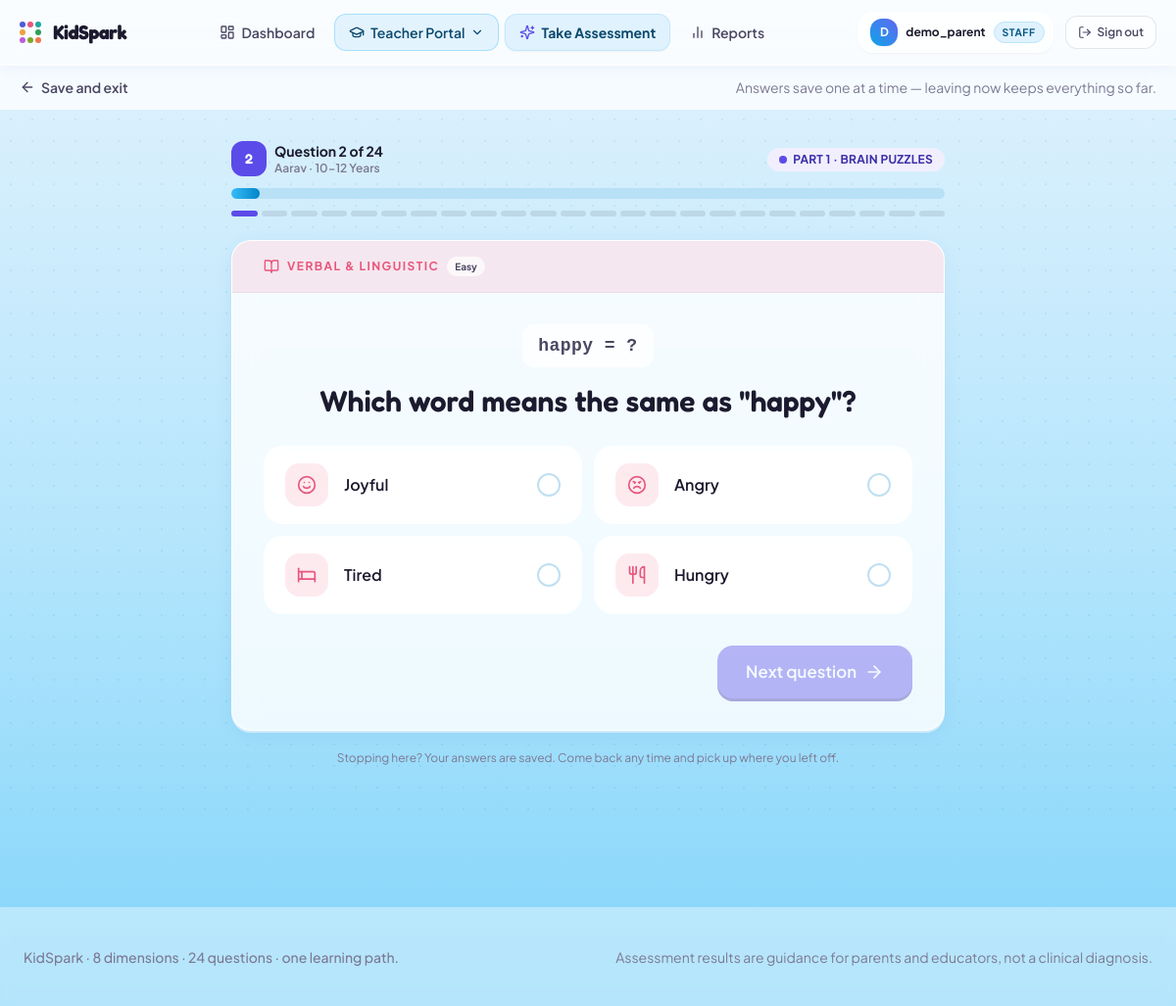
/assessments/session/5/ (signed in), run on the app's committed database.
### accounts/models.py (models this page shows, shortened)
class ChildProfile(models.Model):
    AGE_GROUP_CHOICES = [
        ('JUNIOR', '6-9 Years'),
        ('MIDDLE', '10-12 Years'),
        ('SENIOR', '13-16 Years'),
    ]
    parent = models.ForeignKey(
        User, on_delete=models.CASCADE, related_name='children'
    )
    classroom = models.ForeignKey(
        Classroom, on_delete=models.SET_NULL, null=True, blank=True, related_name='students'
    )
    name = models.CharField(max_length=100)
    age = models.PositiveIntegerField(
        validators=[MinValueValidator(MIN_AGE), MaxValueValidator(MAX_AGE)]
    )
    age_group = models.CharField(
        max_length=10, choices=AGE_GROUP_CHOICES, blank=True
    )
    grade = models.CharField(max_length=50)
    avatar_color = models.CharField(max_length=20, default='indigo')
    created_at = models.DateTimeField(auto_now_add=True)
    class Meta:
        ordering = ['created_at', 'id']
    @property
    def age_group_label(self):
        return dict(self.AGE_GROUP_CHOICES).get(self.age_group, self.age_group)

### assessments/models.py (models this page shows, shortened)
class Question(models.Model):
    AGE_GROUP_CHOICES = [
        ('JUNIOR', '6-9 Years'),
        ('MIDDLE', '10-12 Years'),
        ('SENIOR', '13-16 Years'),
        ('ALL', 'All Ages'),
    ]
    TYPE_OBJECTIVE = 'OBJECTIVE'
    TYPE_PREFERENCE = 'PREFERENCE'
    QUESTION_TYPE_CHOICES = [
        ('OBJECTIVE', 'Aptitude Multiple Choice'),
        ('PREFERENCE', 'Interest Scenario'),
    ]
    category = models.ForeignKey(
        Category, on_delete=models.CASCADE, related_name='questions'
    )
    age_group = models.CharField(
        max_length=10, choices=AGE_GROUP_CHOICES, default='ALL'
    )
    question_type = models.CharField(max_length=20, choices=QUESTION_TYPE_CHOICES)
    text = models.TextField()
    visual_hint = models.CharField(
        max_length=255, blank=True,
        help_text='Short puzzle or scenario cue printed above the question',
    )
    difficulty_weight = models.IntegerField(default=1)  # 1=Easy, 2=Medium, 3=Hard
    order = models.PositiveIntegerField(default=0)
    objects = QuestionQuerySet.as_manager()
    class Meta:
        ordering = ['order', 'id']
    @property
    def is_objective(self):
        return self.question_type == self.TYPE_OBJECTIVE
    @property
    def difficulty_label(self):
        return {1: 'Easy', 2: 'Medium', 3: 'Hard'}.get(self.difficulty_weight, 'Easy')

class Category(models.Model):
    PILLAR_CHOICES = [
        ('APTITUDE', 'Cognitive Aptitude'),
        ('INTEREST', 'Area of Interest'),
    ]
    PILLAR_APTITUDE = 'APTITUDE'
    PILLAR_INTEREST = 'INTEREST'
    code = models.CharField(max_length=20, unique=True)
    name = models.CharField(max_length=100)
    pillar = models.CharField(max_length=20, choices=PILLAR_CHOICES)
    description = models.TextField()
    icon_name = models.CharField(max_length=50)
    class Meta:
        verbose_name_plural = 'Categories'
        ordering = ['pillar', 'code']

class Choice(models.Model):
    question = models.ForeignKey(
        Question, on_delete=models.CASCADE, related_name='choices'
    )
    text = models.CharField(max_length=255)
    icon_name = models.CharField(
        max_length=40, blank=True, help_text='Lucide icon name'
    )
    is_correct = models.BooleanField(default=False)
    score_weight = models.IntegerField(default=0)
    class Meta:
        ordering = ['id']

### assessments/views.py (the view, shortened to what this page needs)
# urls.py: path('session/<int:session_id>/', views.quiz_play, name='session'),
@login_required
def quiz_play(request, session_id):
    session = _owned_session(request, session_id)
    if session.is_completed:
        messages.info(
            request, 'That assessment is already complete — here is the report.'
        )
        return redirect('analytics:report_detail', session_id=session.id)
    if request.method == 'POST':
        return _handle_answer(request, session)
    context = _stage_context(session)
    if request.headers.get('HX-Request'):
        return render(request, 'assessments/partials/question_card.html', context)
    return render(request, 'assessments/quiz_play.html', context)

### templates/assessments/quiz_play.html (shortened to what this page needs)
{% extends 'base.html' %}
{% block content %}
<div class="paper-grid min-h-[70vh]">
  <div class="flex flex-wrap items-center justify-between gap-3 border-b border-white/50 bg-white/75 backdrop-blur-md px-5 py-3 text-sm">
    <a href="{% url 'accounts:dashboard' %}" class="inline-flex items-center gap-1.5 font-semibold text-ink-soft transition hover:text-sky-700">
      <i data-lucide="arrow-left" class="h-4 w-4"></i> Save and exit
    </a>
    <p class="text-ink-mute">
      Answers save one at a time — leaving now keeps everything so far.
    </p>
  </div>
  {% include 'assessments/partials/question_card.html' %}
</div>
{% endblock %}

### templates/partials/navbar.html (shortened to what this page needs)
{% load static %}
<header x-data="{ mobileOpen: false, educatorOpen: false }"
        class="sticky top-0 z-30 border-b border-white/60 bg-white/80 backdrop-blur-md shadow-[0_2px_16px_rgba(13,71,161,0.06)] print:hidden">
  <div class="mx-auto flex max-w-7xl items-center justify-between gap-4 px-5 py-3">
    <a href="{% url 'home' %}" class="group flex items-center gap-3 transition">
      <span class="spark-mark transition group-hover:scale-105" aria-hidden="true">
        <span></span><span></span><span></span>
        <span></span><span></span><span></span>
        <span></span><span></span>
      </span>
      <div class="flex flex-col">
        <span class="font-display text-xl font-bold tracking-tight text-ink">KidSpark</span>
      </div>
    </a>
    <nav class="hidden md:flex items-center gap-1.5 text-sm font-semibold">
      {% if user.is_authenticated %}
        <a href="{% url 'accounts:dashboard' %}"
           class="flex items-center gap-1.5 rounded-xl px-3.5 py-2 transition
                  {% if request.path == '/accounts/dashboard/' %}bg-sky-100 text-sky-900 font-bold border border-sky-200/80 shadow-sm{% else %}text-ink-soft hover:bg-sky-100/60 hover:text-sky-800{% endif %}">
          <i data-lucide="layout-dashboard" class="h-4 w-4"></i>
          <span>Dashboard</span>
        </a>
        {% if user.is_staff %}
          <div class="relative" @click.away="educatorOpen = false">
            <button type="button"
                    @click="educatorOpen = !educatorOpen"
                    class="flex items-center gap-1.5 rounded-xl px-3.5 py-2 transition
                           {% if '/teacher/' in request.path %}bg-sky-500 text-white font-bold shadow-lift{% else %}bg-sky-100/90 text-sky-900 border border-sky-300/60 hover:bg-sky-200/90{% endif %}">
              <i data-lucide="graduation-cap" class="h-4 w-4"></i>
              <span>Teacher Portal</span>
              <i data-lucide="chevron-down" class="h-3.5 w-3.5 transition-transform duration-200" :class="{ 'rotate-180': educatorOpen }"></i>
            </button>
          </div>
        {% endif %}
        <a href="{% url 'assessments:select_test' %}"
           class="flex items-center gap-1.5 rounded-xl px-3.5 py-2 transition
                  {% if '/assessments/select/' in request.path or '/assessments/session/' in request.path %}bg-sky-100 text-sky-900 font-bold border border-sky-200/80 shadow-sm{% else %}text-ink-soft hover:bg-sky-100/60 hover:text-sky-800{% endif %}">
          <i data-lucide="sparkles" class="h-4 w-4 text-spark-500"></i>
          <span>Take Assessment</span>
        </a>
        <a href="{% url 'analytics:all_reports' %}"
           class="flex items-center gap-1.5 rounded-xl px-3.5 py-2 transition
                  {% if '/analytics/' in request.path %}bg-sky-100 text-sky-900 font-bold border border-sky-200/80 shadow-sm{% else %}text-ink-soft hover:bg-sky-100/60 hover:text-sky-800{% endif %}">
          <i data-lucide="bar-chart-2" class="h-4 w-4"></i>
          <span>Reports</span>
        </a>
      {% endif %}
    </nav>
    <div class="hidden md:flex items-center gap-3">
      {% if user.is_authenticated %}
        <div class="flex items-center gap-2 rounded-2xl bg-white/70 border border-white/80 py-1.5 pl-3 pr-2 shadow-sm">
          <span class="flex h-7 w-7 items-center justify-center rounded-xl bg-gradient-to-tr from-sky-500 to-indigo-500 text-xs font-bold text-white shadow-sm">
            {{ user.username|slice:":1"|upper }}
          </span>
          <span class="text-xs font-bold text-ink truncate max-w-[120px]">
            {{ user.username }}
          </span>
          {% if user.is_staff %}
            <span class="rounded-full bg-sky-100 px-2 py-0.5 text-[0.65rem] font-bold uppercase tracking-wider text-sky-800 border border-sky-200">
              Staff
            </span>
          {% endif %}
        </div>
        <form method="post" action="{% url 'accounts:logout' %}" class="inline">
          <button type="submit"
                  class="flex items-center gap-1.5 rounded-xl border border-ink/10 bg-white/50 px-3 py-2 text-xs font-semibold text-ink-soft transition hover:border-coral-300 hover:bg-coral-50 hover:text-coral-600"
                  title="Sign out">
            <i data-lucide="log-out" class="h-3.5 w-3.5"></i>
            <span>Sign out</span>
          </button>
        </form>
      {% endif %}
    </div>
  </div>
</header>

### templates/assessments/partials/question_card.html (shortened to what this page needs)
{% load spark %}
<div id="quiz-stage" class="mx-auto w-full max-w-3xl px-5 pb-16 pt-8">
  <div class="flex flex-col gap-3">
    <div class="flex items-center justify-between gap-4">
      <div class="flex items-center gap-2">
        <span class="flex h-9 w-9 items-center justify-center rounded-xl font-display text-sm font-semibold text-white
                     {% if question.is_objective %}bg-spark-500{% else %}bg-sunbeam-500{% endif %}">
          {{ question_number }}
        </span>
        <div>
          <p class="text-sm font-bold text-ink">Question {{ question_number }} of {{ total_questions }}</p>
          <p class="text-xs font-semibold text-ink-mute">{{ child.name }} · {{ child.age_group_label }}</p>
        </div>
      </div>
      <div class="text-right">
        {% if question.is_objective %}
          <span class="inline-flex items-center gap-1.5 rounded-full bg-spark-50 px-3 py-1 text-xs font-bold uppercase tracking-wide text-spark-700">
            <span class="tag-dot bg-spark-500"></span> Part 1 · Brain puzzles
          </span>
        {% else %}
          <span class="inline-flex items-center gap-1.5 rounded-full bg-sunbeam-100 px-3 py-1 text-xs font-bold uppercase tracking-wide text-sunbeam-600">
            <span class="tag-ring border-sunbeam-500"></span> Part 2 · What do you love?
          </span>
        {% endif %}
      </div>
    </div>
    <div class="progress-track" role="progressbar" aria-valuenow="{{ progress_percent }}" aria-valuemin="0" aria-valuemax="100"
         aria-label="Assessment progress">
      <div class="progress-fill" style="width: {{ progress_percent }}%"></div>
    </div>
    <div class="flex flex-wrap gap-1" aria-hidden="true">
      {% for dot in dots %}
        <span class="h-1.5 flex-1 rounded-full
          {% if dot <= answered_count %}bg-spark-500{% else %}bg-ink/10{% endif %}"></span>
      {% endfor %}
    </div>
  </div>
  <div class="card mt-6 overflow-hidden">
    <div class="border-b border-ink/5 px-6 py-4 sm:px-8"
         style="background:{{ question.category.code|cat_tint }}">
      <p class="flex items-center gap-2 text-xs font-bold uppercase tracking-[0.12em]"
         style="color:{{ question.category.code|cat_color }}">
        <i data-lucide="{{ question.category.icon_name }}" class="h-4 w-4"></i>
        {{ question.category.name }}
        {% if question.is_objective %}
          <span class="rounded-full bg-white/70 px-2 py-0.5 text-[0.62rem] font-bold normal-case tracking-normal text-ink-soft">
            {{ question.difficulty_label }}
          </span>
        {% endif %}
      </p>
    </div>
    <form method="post" action="{% url 'assessments:session' session.id %}"
          hx-post="{% url 'assessments:session' session.id %}"
          hx-target="#quiz-stage"
          hx-swap="outerHTML"
          x-data="questionTimer"
          @submit.capture="document.getElementById('time_taken').value = elapsed"
          class="px-6 py-6 sm:px-8 sm:py-8">
      <div class="text-center">
        {% if question.visual_hint %}
          <p class="inline-block rounded-xl bg-paper px-4 py-2 font-mono text-base font-semibold tracking-wide text-ink-soft sm:text-lg">
            {{ question.visual_hint }}
          </p>
        {% endif %}
        <h2 class="mt-4 font-display text-2xl font-semibold leading-snug text-ink sm:text-3xl">
          {{ question.text }}
        </h2>
      </div>
      <fieldset class="mt-7">
        <div class="grid gap-3 {% if question.choices.all|length > 3 %}sm:grid-cols-2{% endif %}">
          {% for choice in question.choices.all %}
            <label class="answer-card">
              {% if choice.icon_name %}
                <span class="answer-icon" aria-hidden="true"
                      style="background:{{ question.category.code|cat_tint }}; color:{{ question.category.code|cat_color }}">
                  <i data-lucide="{{ choice.icon_name }}" class="h-5 w-5"></i>
                </span>
              {% endif %}
              <span class="flex-1 text-base leading-snug text-ink">{{ choice.text }}</span>
              <span class="flex h-6 w-6 flex-none items-center justify-center rounded-full border-2 choice-mark">
              </span>
            </label>
          {% endfor %}
        </div>
      </fieldset>
      <div class="mt-8 flex flex-wrap items-center justify-between gap-3">
        <button type="submit"
                class="btn btn-primary btn-lg ml-auto"
                x-bind:disabled="!choice"
                :class="!choice && 'opacity-40 cursor-not-allowed'">
          {% if is_last_question %}
            Finish and see my report
          {% else %}
            Next question
          {% endif %}
          <i data-lucide="arrow-right" class="h-5 w-5"></i>
        </button>
      </div>
    </form>
  </div>
  <p class="mt-5 text-center text-xs text-ink-mute">
    Stopping here? Your answers are saved. Come back any time and pick up where you left off.
  </p>
</div>

### data on the page
ChildProfile: name "Aarav", age_group_label "10-12 Years"
Question: category.name "VERBAL & LINGUISTIC", difficulty_label "Easy", visual_hint "happy = ?", text "Which word means the same as \"happy\"?"
Choice: text "Joyful"
Choice: text "Angry"
Choice: text "Tired"
Choice: text "Hungry"

### other printed values
{{ user.username|slice:":1"|upper }} "D"
{{ user.username }} "demo_parent"
{{ question_number }} "2"
{{ total_questions }} "24"
